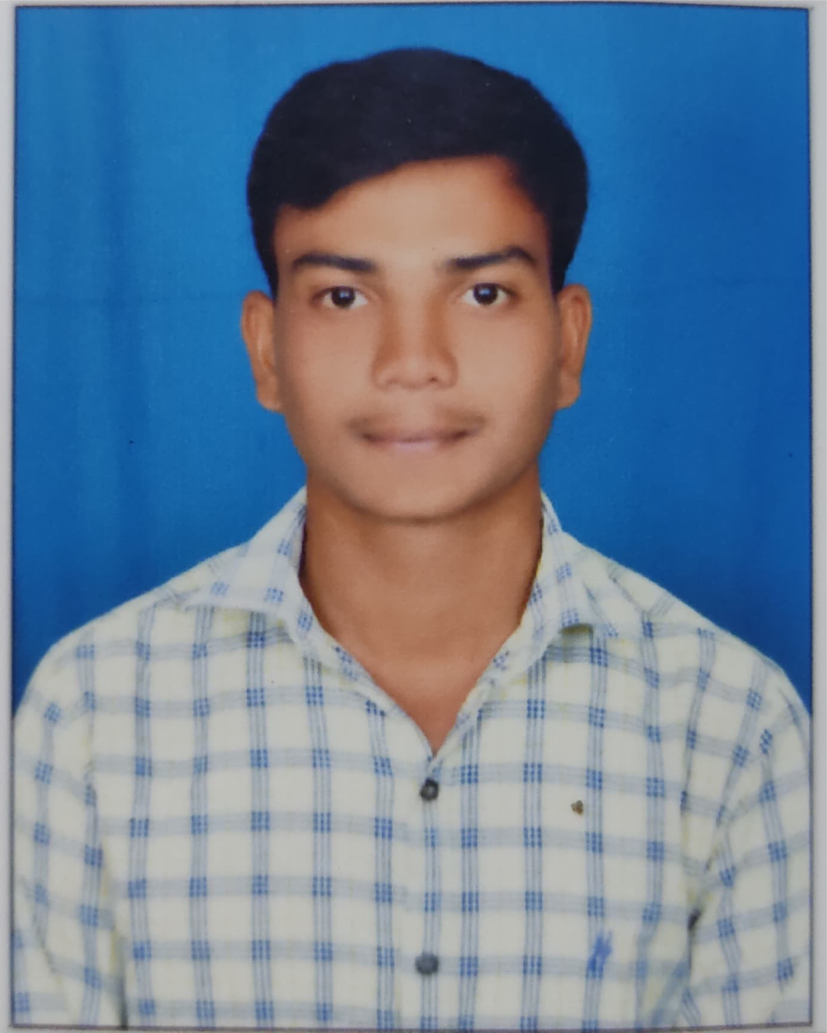
#> input picture uday.jpg, 1654 x 2065 px, given in place of the camera (shown at 1/2 size)
$ python exp10.py
#> lines starting #> are read from the running program, lines starting #| are printed output that depends on the picture; after the words box and inside, x2 and y2 are one past the last pixel; in counts of white or black regions, pixels touching at a corner belong together
import cv2
import os

alg = 'haarcascade_frontalface_default.xml'
haar_cascade = cv2.CascadeClassifier(alg)

cam = cv2.VideoCapture(0)

dataset = 'dataset'
name = 'kirru'

path = os.path.join(dataset,name)
if not os.path.isdir(path):
    os.mkdir(path)

(width,height) = (130,100)
count = 1
while count < 100:
    print(count)
    _,img = cam.read()
#> img is the input picture: shape (2065, 1654, 3); mean B, G, R 150.6, 127.6, 105.6
    grayImg = cv2.cvtColor(img,cv2.COLOR_BGR2GRAY)
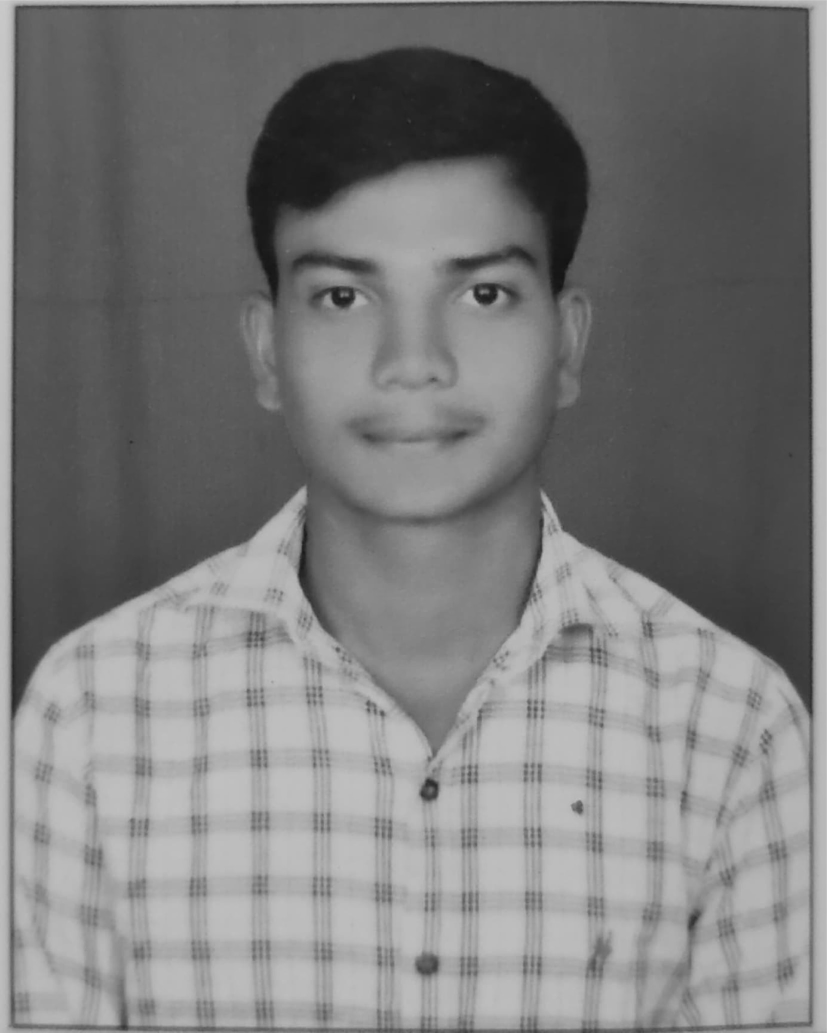
#> grayImg: shape (2065, 1654) (shown at 1/2 size); min 16, max 219, mean 123.7
    face = haar_cascade.detectMultiScale(grayImg,1.3,4)
#> face = [[486, 338, 689, 689]]
    for (x,y,w,h) in face:
        cv2.rectangle(img,(x,y),(x+w,y+h),(0,255,0),2)
        onlyFace = grayImg[y:y+h,x:x+w]
        resizeImg = cv2.resize(grayImg,(width,height))
        cv2.imwrite('%s/%s.jpg'%(path,count),resizeImg)
        count+=1
#> this loop made 1 pass
#> (x, y, w, h, count) on pass 1: (486, 338, 689, 689, 2)
#> pass 1, `onlyFace = grayImg[y:y+h,x:x+w]`:
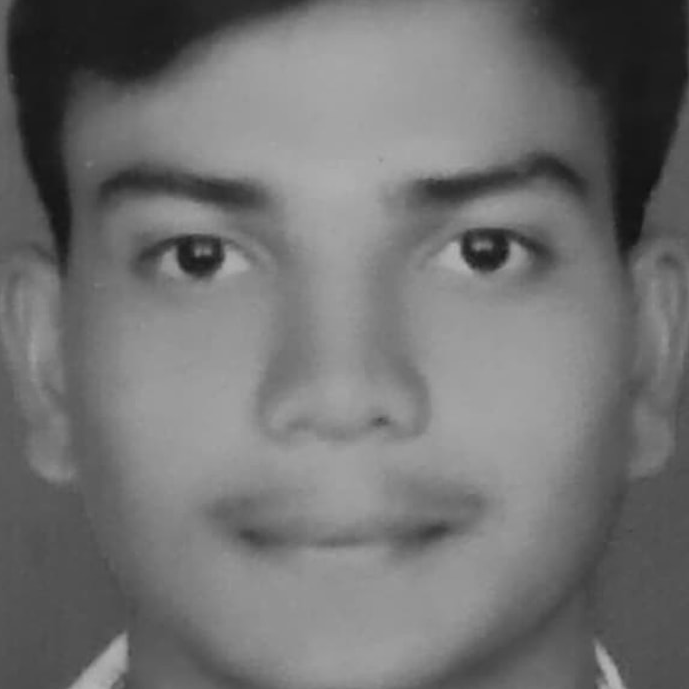
#> onlyFace: shape (689, 689); min 16, max 179, mean 113.6
#> pass 1, `resizeImg = cv2.resize(grayImg,(width,height))`:
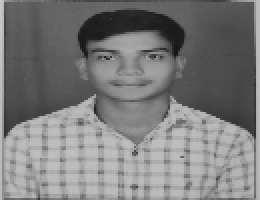
#> resizeImg: shape (100, 130) (shown 2 times larger); min 21, max 200, mean 123.3
#> after the loop:
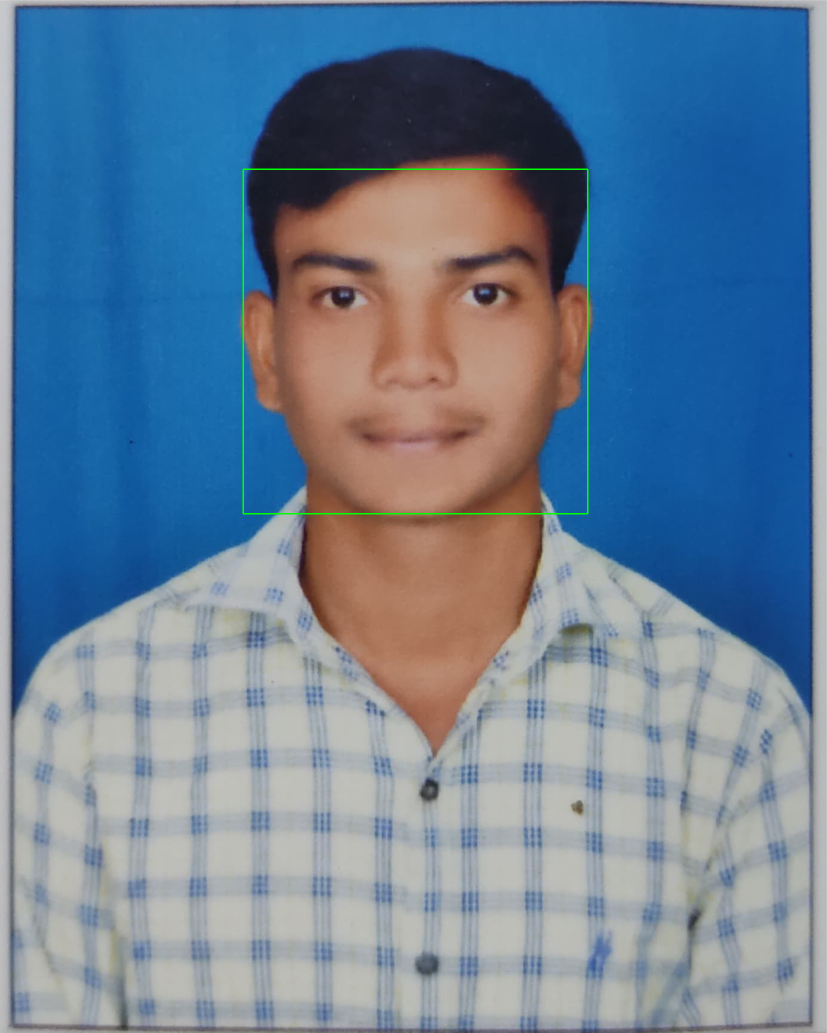
#> img: shape (2065, 1654, 3) (shown at 1/2 size); 0.24% of pixels changed, all inside (x1, y1, x2, y2) = (485, 337, 1177, 1029)
#> after the loop, count = 2
    cv2.imshow("FaceDetection",img)
    key = cv2.waitKey(10)
#> (key Esc is pressed here)
    if key == 27:
        break
cam.release()
cv2.destroyAllWindows()
